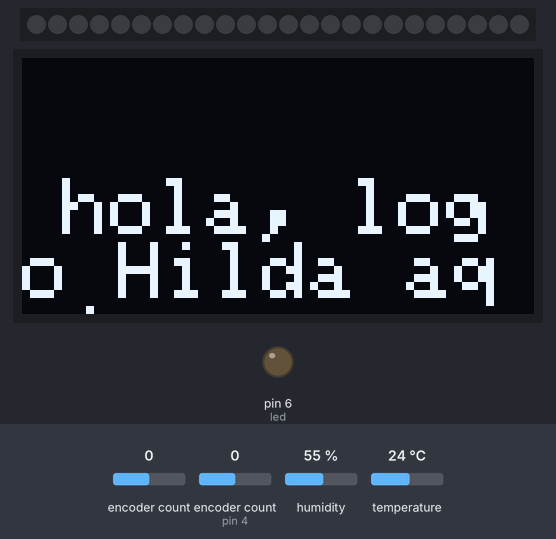
Bench run of a sketch on a simulated Arduino Uno, built with avr-gcc and run on an emulated ATmega328P. Shown: 24 RGB LEDs in strip order, left to right, 128×64 one-colour display, output pins drawn as LEDs (lit = HIGH). The test bench sets the inputs (shaded band); at power-on: encoder count 0, encoder count (sensor on pin 4) 0, humidity 55 %, temperature 24 °C. Dim RGB values are drawn brighter than linear; what the sketch prints to the serial monitor is not drawn.

Above: at 1.2 s.
1.3 s: encoder count (sensor 0) set to 1
15.3 s: encoder count (sensor 0) set to 5
At 15.6 s:
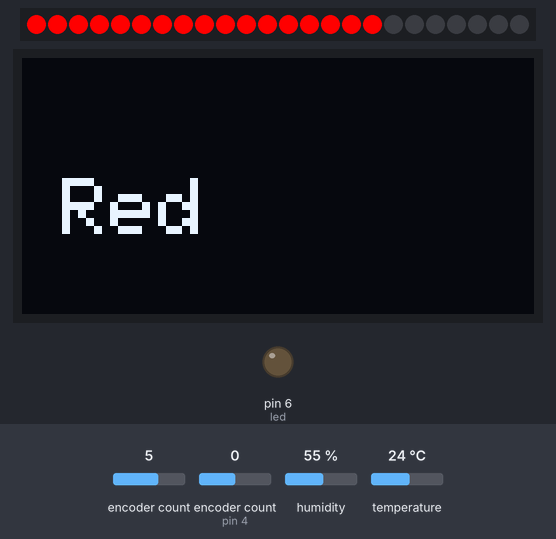
17.8 s: encoder count (sensor 0) set to 6
At 19.1 s:
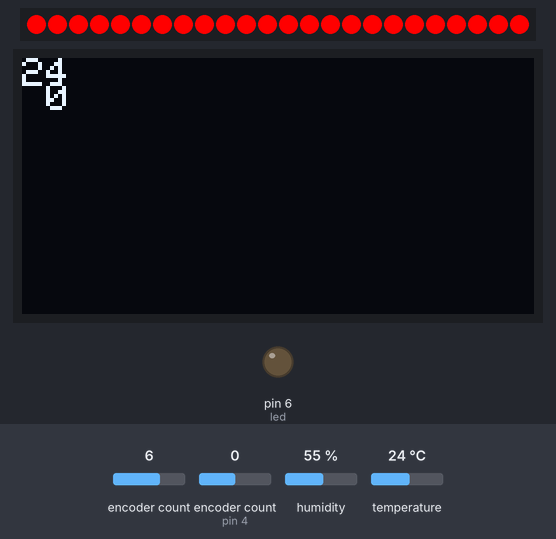
19.4 s: encoder count (sensor 0) set to 10
At 19.87 s:
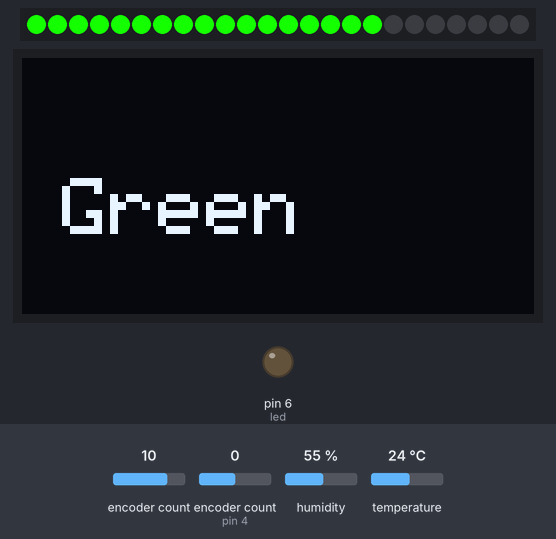
22.1 s: encoder count (sensor 0) set to 11
At 23.2 s:
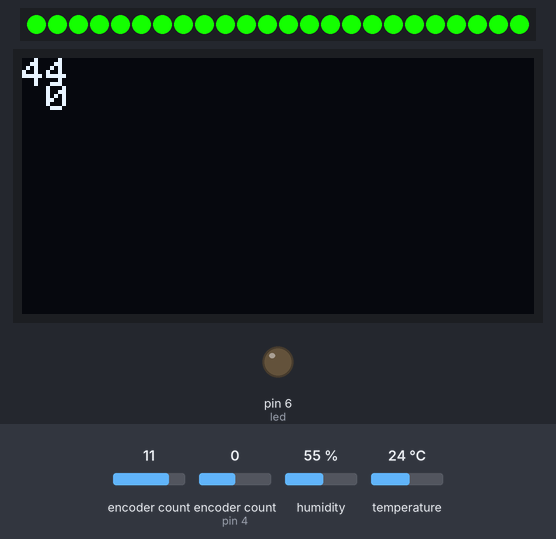
23.7 s: encoder count (sensor 0) set to 15
At 24.17 s:
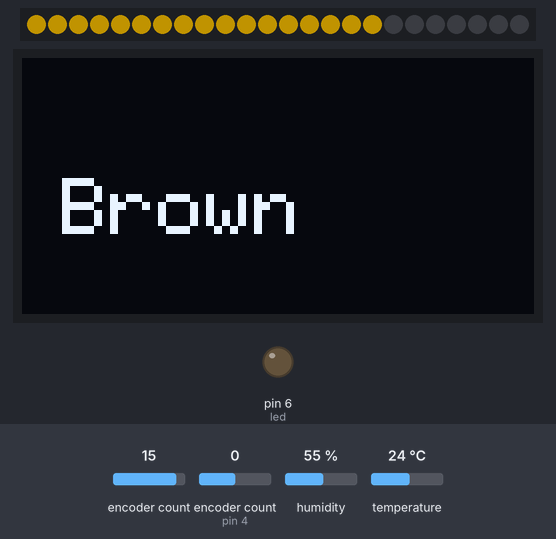
Timing chart, 0 to 26.7 s (numbered marks = the images above; inputs shaded):
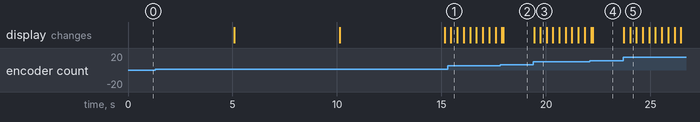

The sketch:

hilda_device_encoder_libarary_oled_mkr1010.ino
```cpp
//BOARD

//MKR 1010

//OLED

//VCC 5V
//GND GND
//SDA 11 (SDA PIN)
//SCL 12 (SCL PIN)

//ENCODER 01

//VCC 5V
//GND GND
//DT D4
//CLK D5

//ENCODER 02

//VCC 5V
//GND GND
//DT D1
//CLK D0

//DHT 22

//VCC 5V
//GND GND
//OUT D9 (SCK PIN)

//LED STRIPE

//VCC 5V
//GND GND
//D1 D2

//PUSH BUTTONS 1,2,3

//VCC 5V
//GND BEFORE RESISTENCIA (CAFE-NEGRO-NARANJA-DORADO) TO GND
// DATA PIN IN FRONT DE GND TO D7, D8, D10

//LIBRARY FOR ENCODER
#include <Encoder.h>

//PINS FOR ENCODERS
Encoder knobLeft(0, 1);
Encoder knobRight(4, 5);

//VARS FOR ENCODERS
long positionLeft  = -999;
long positionRight = -999;
long newLeft, newRight;

//OLED
#include <Wire.h>
#include <Adafruit_GFX.h>
#include <Adafruit_SSD1306.h>

//SIZE OLED PINS SET & SIZE
#define ANCHO 128
#define ALTO 64
#define OLED_RESET 3
Adafruit_SSD1306 oled(ANCHO, ALTO, &Wire, OLED_RESET);

//TEMP SENSOR
#include "DHT.h"

//TEMP SENSOR KIND, PIN & INIT
#define DHTPIN 9
#define DHTTYPE DHT22
DHT dht(DHTPIN, DHTTYPE);

//VARS FOR DHT22
float hic;

//RGB LED PINS SET
#include <Adafruit_NeoPixel.h>
#ifdef __AVR__
 #include <avr/power.h> // Required for 16 MHz Adafruit Trinket
#endif

// Which pin on the Arduino is connected to the NeoPixels?
#define PIN 2 // On Trinket or Gemma, suggest changing this to 1

// How many NeoPixels are attached to the Arduino?
#define NUMPIXELS 24 // Popular NeoPixel ring size

Adafruit_NeoPixel pixels(NUMPIXELS, PIN, NEO_GRB + NEO_KHZ800);
#define DELAYVAL 5 // Time (in milliseconds) to pause between pixels

//COLOR VARS
String name_color = "";

//USERNAME
String user_name = "Camila";

//STATE
bool weMessageLogo = false;
bool weMessageNameUser = false;
bool showTemp = false;

//LED ON/OFF
int led = 6;

//BUTTONS
int buttonOnOff = 7;
int buttonTemp = 8;
int buttonSaveData = 10;

void setup() {

  Serial.begin(9600);
  Serial.println("TwoKnobs Encoder Test:");

  // LED RGB SET
  pixels.begin(); // INITIALIZE NeoPixel strip object (REQUIRED)

  // INIT BUS I2C
  Wire.begin();
  oled.begin(SSD1306_SWITCHCAPVCC, 0x3C);

  // SENSOR DHT BEGIN
  dht.begin();

  //LED
  pinMode(led,OUTPUT);

  //BUTTONS
  pinMode(buttonOnOff,INPUT);
  pinMode(buttonTemp,INPUT);
  pinMode(buttonSaveData,INPUT);
}

void loop(){

  // eval welcome logo
  if(weMessageLogo != true){
    welcomeMessageLogo();
  }

  // eval welcome message
  if(weMessageNameUser != true){
    welcomeMessageNameUser();
  }

  // eval push built-in led button
  // if(digitalRead(buttonOnOff) == HIGH){
  //   digitalWrite(led,HIGH);
  // }else{
  //   digitalWrite(led,LOW);
  // }

  // eval temp button
  if(showTemp != true){
    tempSensor();
  }else{
    // do something
  }

  // encoder
  encoderPos();

  // color match
  matchEncoderColor();

}

void welcomeMessageLogo() {

  //weMessageLogo;
  // Print in oled temp results
  oled.clearDisplay();
  oled.setTextColor(WHITE);
  oled.setCursor (10, 30);
  oled.setTextSize(2);
  oled.print("hola, logo Hilda aqui");
  oled.display();
  delay(5000);
  weMessageLogo = true;

}

void welcomeMessageNameUser(){

  // Print in oled temp results
  oled.clearDisplay();
  oled.setTextColor(WHITE);
  oled.setCursor (10, 30);
  oled.setTextSize(2);
  oled.print("hola," + user_name);
  oled.display();
  delay(5000);
  weMessageNameUser = true;

}

void encoderPos() {

  newLeft = knobLeft.read();
  newRight = knobRight.read();

  if (newLeft != positionLeft || newRight != positionRight) {
    Serial.print("Left = ");
    Serial.print(newLeft);
    Serial.print(", Right = ");
    Serial.print(newRight);
    Serial.println();
    positionLeft = newLeft;
    positionRight = newRight;

    // Print in oled temp results
    oled.clearDisplay();
    oled.setTextColor(WHITE);

    oled.setCursor(0, 0);
    oled.setTextSize(1);
    oled.print(newLeft);

    oled.setCursor(6, 6);
    oled.setTextSize(1);
    oled.print(newRight);

    oled.display();
  }
}

// Custom Function - matchEncoderColor()
void matchEncoderColor(){

  if(newLeft == 10){
    name_color = "Non";
    Serial.println("non");
    printOledColorMessages(name_color);
    printLedRGB( 0, 0, 0); // non

  }

  if(newLeft == 20){
    name_color = "Red";
    Serial.println("red");
    printOledColorMessages(name_color);
    printLedRGB( 255, 0, 0); // red

  }
  if(newLeft == 30){
    name_color = "Orange";
    Serial.println("orange");
    printOledColorMessages(name_color);
    printLedRGB( 255, 120, 0); // orange

  }
  if(newLeft == 40){
    name_color = "Green";
    Serial.println("green");
    printOledColorMessages(name_color);
    printLedRGB( 20, 255, 0); // green

  }
  if(newLeft == 50){
    name_color = "Yellow";
    Serial.println("yellow");
    printOledColorMessages(name_color);
    printLedRGB( 255, 240, 0); // yellow

  }
  if(newLeft == 60){
    name_color = "Brown";
    Serial.println("brown");
   printOledColorMessages(name_color);
    printLedRGB( 85, 65, 0); // brown

  }
  if(newLeft == 70){
    name_color = "Blue";
    Serial.println("blue");
    printOledColorMessages(name_color);
    printLedRGB( 0, 60, 255); // blue

  }
  if(newLeft == 80){
    name_color = "Fucsia";
    Serial.println("fucsia");
    printOledColorMessages(name_color);
    printLedRGB( 255, 0, 110); // Fucsia

  }
}

// Custom Function - printLedRGB()
void printLedRGB(int red_light_value, int green_light_value, int blue_light_value) {

  pixels.clear();
  for(int i=0; i<NUMPIXELS; i++) {
    //int bucle;
    //bucle ++;
    pixels.setPixelColor(i, pixels.Color(red_light_value, green_light_value, blue_light_value));
    pixels.show();
    delay(DELAYVAL);

    //if(bucle = NUMPIXELS){
      //  pixels.clear();
      //}
  }
}

// Custom Function - printOledMessages()
void printOledColorMessages(String name_color){

  oled.clearDisplay();
  oled.setTextColor(WHITE);
  oled.setCursor(0, 0);
  oled.setCursor (10, 30);
  oled.setTextSize(2);
  oled.print(name_color);
  oled.display();
}

// Custom Function - tempSensor()
void tempSensor() {

  float t;
  float h;

  h = dht.readHumidity();
  t = dht.readTemperature();

  hic = dht.computeHeatIndex(t,h, false);

  //Print in the serial Monitor
  Serial.println(hic);

  //Print in oled temp results
  oled.clearDisplay();
  oled.setTextColor(WHITE);
  oled.setCursor(0, 0);
  oled.setTextSize(1);
  oled.print("La temperatura de Hilda es:");
  oled.setCursor (10, 30);
  oled.setTextSize(2);
  oled.print(hic);
  oled.print(" C");
  oled.display();
  delay(5000);

  showTemp = true;

}
```

Measured:
- after the input at 15.3 s, the display: changes after 0.15 s (image 1)
- after the input at 17.8 s, the display: first differs from a run without the input after 0.17 s (image 2)
- after the input at 19.4 s, the display: first changes at once (image 3 shows a later state)
- after the input at 22.1 s, the display: first differs from a run without the input after 0.15 s (image 4)
- after the input at 23.7 s, the display: first changes at once (image 5 shows a later state)
